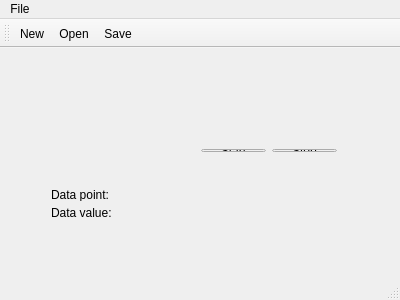
<?xml version="1.0" encoding="UTF-8"?>
<ui version="4.0">
 <class>MainWindow</class>
 <widget class="QMainWindow" name="MainWindow">
  <property name="geometry">
   <rect>
    <x>0</x>
    <y>0</y>
    <width>400</width>
    <height>300</height>
   </rect>
  </property>
  <property name="windowTitle">
   <string>MainWindow</string>
  </property>
  <widget class="QWidget" name="centralWidget">
   <widget class="QWidget" name="layoutWidget">
    <property name="geometry">
     <rect>
      <x>40</x>
      <y>40</y>
      <width>311</width>
      <height>22</height>
     </rect>
    </property>
    <layout class="QHBoxLayout" name="horizontalLayout">
     <item>
      <widget class="QLabel" name="channelLabel">
       <property name="text">
        <string>Channels: </string>
       </property>
      </widget>
     </item>
     <item>
      <widget class="QSlider" name="horizontalSlider">
       <property name="orientation">
        <enum>Qt::Horizontal</enum>
       </property>
      </widget>
     </item>
     <item>
      <widget class="QSpinBox" name="spinBox"/>
     </item>
    </layout>
   </widget>
   <widget class="QWidget" name="layoutWidget">
    <property name="geometry">
     <rect>
      <x>190</x>
      <y>90</y>
      <width>158</width>
      <height>25</height>
     </rect>
    </property>
    <layout class="QHBoxLayout" name="horizontalLayout_2">
     <item>
      <widget class="QPushButton" name="startButton">
       <property name="text">
        <string>Start</string>
       </property>
      </widget>
     </item>
     <item>
      <widget class="QPushButton" name="stopButton">
       <property name="text">
        <string>Stop</string>
       </property>
      </widget>
     </item>
    </layout>
   </widget>
   <widget class="QWidget" name="">
    <property name="geometry">
     <rect>
      <x>40</x>
      <y>130</y>
      <width>131</width>
      <height>51</height>
     </rect>
    </property>
    <layout class="QVBoxLayout" name="verticalLayout">
     <item>
      <widget class="QLabel" name="dataPointLabel">
       <property name="text">
        <string>Data point: </string>
       </property>
      </widget>
     </item>
     <item>
      <widget class="QLabel" name="dataValueLabel">
       <property name="text">
        <string>Data value: </string>
       </property>
      </widget>
     </item>
    </layout>
   </widget>
  </widget>
  <widget class="QMenuBar" name="menuBar">
   <property name="geometry">
    <rect>
     <x>0</x>
     <y>0</y>
     <width>400</width>
     <height>21</height>
    </rect>
   </property>
   <widget class="QMenu" name="menuFile">
    <property name="title">
     <string>File</string>
    </property>
    <addaction name="actionNew"/>
    <addaction name="actionOpen"/>
    <addaction name="actionSave"/>
   </widget>
   <addaction name="menuFile"/>
  </widget>
  <widget class="QToolBar" name="mainToolBar">
   <attribute name="toolBarArea">
    <enum>TopToolBarArea</enum>
   </attribute>
   <attribute name="toolBarBreak">
    <bool>false</bool>
   </attribute>
   <addaction name="actionNew"/>
   <addaction name="actionOpen"/>
   <addaction name="actionSave"/>
  </widget>
  <widget class="QStatusBar" name="statusBar"/>
  <action name="actionSave">
   <property name="icon">
    <iconset resource="Resources.qrc">
     <normaloff>:/Images/save.png</normaloff>:/Images/save.png</iconset>
   </property>
   <property name="text">
    <string>Save</string>
   </property>
  </action>
  <action name="actionNew">
   <property name="icon">
    <iconset resource="Resources.qrc">
     <normaloff>:/Images/new.png</normaloff>:/Images/new.png</iconset>
   </property>
   <property name="text">
    <string>New</string>
   </property>
  </action>
  <action name="actionOpen">
   <property name="icon">
    <iconset resource="Resources.qrc">
     <normaloff>:/Images/open.png</normaloff>:/Images/open.png</iconset>
   </property>
   <property name="text">
    <string>Open</string>
   </property>
  </action>
 </widget>
 <layoutdefault spacing="6" margin="11"/>
 <resources>
  <include location="Resources.qrc"/>
 </resources>
 <connections/>
</ui>
